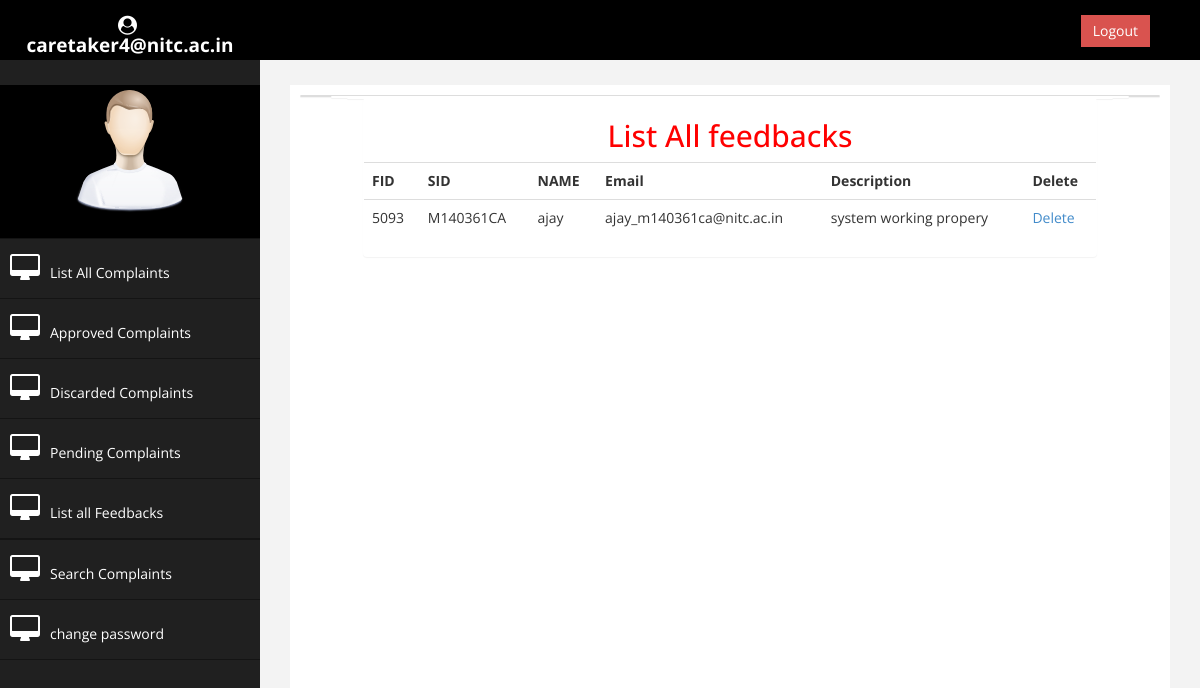
The page /caretaker/index.php?feedbackall (signed in) on the database its author committed.
### tables this page shows
CREATE TABLE `feedback` (
  `fid` int(25) NOT NULL,
  `sid` varchar(25) NOT NULL,
  `name` varchar(25) NOT NULL,
  `email` varchar(25) NOT NULL,
  `description` varchar(50) NOT NULL
);

### caretaker/index.php (the view, shortened to what this page needs)
<?php
include('../connection.php');
?>
<!DOCTYPE html>
<head>
    <link href="assets/css/bootstrap.css" rel="stylesheet" />
    <link href="assets/css/font-awesome.css" rel="stylesheet" />
    <link href="assets/js/morris/morris-0.4.3.min.css" rel="stylesheet" />
<link href="https://maxcdn.bootstrapcdn.com/font-awesome/4.7.0/css/font-awesome.min.css" rel="stylesheet" />
    <link href="assets/css/custom.css" rel="stylesheet" />
</head>
<body>
    <div id="wrapper">
        <nav class="navbar navbar-default navbar-cls-top " role="navigation" style="margin-bottom: 0">
            <div class="navbar-header">
                <a class="navbar-brand" href="index.html" style="background-color:black;font-size:19px;"><i class="fa fa-user-circle" aria-hidden="true">&nbsp;</i><?php echo $_SESSION['userMail'];?></a>
            </div>
        <div style="color: white;
            padding: 15px 50px 5px 50px;
            float: right;
            font-size: 16px;">
        <a href="logout.php" class="btn btn-danger square-btn-adjust">Logout</a> </div>
        </nav>
        <nav class="navbar-default navbar-side" role="navigation">
            <div class="sidebar-collapse">
                <ul class="nav" id="main-menu">
				    <li class="text-center">
                        <img src="assets/img/find_user.png" class="user-image img-responsive"/>
					</li>
                     <li>
                        <a  href="index.php?listall" id="listAll"><i class="fa fa-desktop fa-2x"></i>List All Complaints</a>
                    </li>
                    <li>
                         <a  href="index.php?approvedall" id="approvedAll"><i class="fa fa-desktop fa-2x"></i>Approved Complaints</a>
                    </li>
                    <li>
                        <a  href="index.php?discardall" id="discardAll"><i class="fa fa-desktop fa-2x"></i>Discarded Complaints</a>
                    </li>
                     <li>
                        <a  href="index.php?pendingall" id="pendingAll"><i class="fa fa-desktop fa-2x"></i>Pending Complaints</a>
                    </li>
                    <li>
                        <a  href="index.php?feedbackall" id="feedbackAll"><i class="fa fa-desktop fa-2x"></i>List all Feedbacks</a>
                    </li>
                     <li>
                       <li>
                        <a id="search" data-toggle="modal" data-target="#myModalab"><i class="fa fa-desktop fa-2x"></i>Search Complaints</a>
                    </li>
                    </li>
                    <li>
                        <a id="careAll" data-toggle="modal" data-target="#myModala"><i class="fa fa-desktop fa-2x"></i>change password</a>
                    </li>
                </ul>
            </div>
        </nav>
        <div id="page-wrapper" >
            <div id="page-inner">
            <div class="row">
                <div class="col-md-12 col-sm-12 col-xs-12">
                    <div class="panel panel-default">
 <div id="page-wrapper1" >
            <div id="page-inner1">
            <div class="row1">
                <div class="col-md-12 col-sm-12 col-xs-121">
 <div id="page-wrapper2" >
            <div id="page-inner2">
            <div class="row2">
                <div class="col-md-12 col-sm-12 col-xs-122">
                    <div class="panel panel-default2">
 <div id="page-wrapper3" >
            <div id="page-inner3">
            <div class="row3">
                <div class="col-md-12 col-sm-12 col-xs-123">
                    <div class="panel panel-default3">
 <div id="page-wrapper1" >
            <div id="page-inner1">
            <div class="row1">
                <div class="col-md-12 col-sm-12 col-xs-121">
                    <div class="panel panel-default1">
                                    <?php
                                        if(isset($_GET['feedbackall']))
                                        {
                                            $feedbackAll = "SELECT * FROM `feedback` WHERE 1";
                                            $result = $conn->query($feedbackAll);
                                              if($result->num_rows>0){
                                              		echo '<div class="panel-heading1">
                            <h2 align="center">List All feedbacks </h2>
                        </div>
                        <div class="panel-body1">
                            <div class="" id="feedbackAll">';
                                                     echo '<table class="table ">';
                                                    echo '<tr><th>FID</th>
                                                            <th>SID</th>
                                                             <th>NAME</th>
                                                             <th>Email</th>
                                                            <th>Description</th>
                                                            <th>Delete</th><tr>';
                                                    while($temp = $result->fetch_assoc()){
                                                         echo  '<tr><td>'.$temp['fid'].'</td>';
                                                        echo  '<td>'.$temp['sid'].'</td>';
                                                        echo  '<td>'.$temp['name'].'</td>';
                                                        echo  '<td>'.$temp['email'].'</td>';
                                                        echo  '<td>'.$temp['description'].'</td>';
                                                        echo  '<td><a href="index.php?deleteIdd='.$temp['fid'].'">Delete </a></td><tr>';
                                                                                                              }
                                                    echo '</table>';
                                                  } else{
                                                echo 'No Feedbacks is found ';
                                              }
                                        }
                                    ?>
                            </div>
                        </div>
                    </div>
                </div>
            </div>
    </div>
            </div>
        </div>
</body>
</html>

### caretaker/assets/css/custom.css (style rules this page uses)
body { font-family: 'Open Sans', sans-serif; }
#wrapper { width: 100%; background:#202020; }
#page-wrapper { padding: 15px 15px; min-height: 600px; background:#F3F3F3; }
#page-inner { width:100%; margin:10px 20px 10px 0px; background-color:#fff!important; padding:10px; min-height:1200px; }
.text-center { text-align:center; }
h2 { color: #f00; }
.square-btn-adjust { border: 0px solid transparent; -webkit-border-radius: 0px; -moz-border-radius: 0px; border-radius: 0px; }
.user-image { margin: 25px auto; -webkit-border-radius: 10px; -moz-border-radius: 10px; border-radius: 10px; max-height:170px; max-width:170px; }
.navbar-cls-top .navbar-brand { color: #fff; background: #C90000; width: 260px; text-align: center; height: 60px; font-size: 30px; font-weight: 700; }
.sidebar-collapse , .sidebar-collapse .nav { background:none; }
.sidebar-collapse .nav { padding:0; }
.sidebar-collapse .nav > li > a { color:#fff; background:#202020; text-shadow:none; }
.sidebar-collapse > .nav > li > a { padding:15px 10px; }
.sidebar-collapse > .nav > li { border-bottom: 1px solid rgba(107, 108, 109, 0.19); }
.navbar-side { border:none; background-color: #202020; }
.navbar-cls-top { background:#4D4D4D; border-bottom:none; }
.navbar-default { border:0px solid black; }
.navbar-header { background: #A70303; }
.nav > li > a > i { margin-right:10px; }
@media (min-width:768px) { #page-wrapper { margin: 0 0 0 260px; padding: 15px 30px; min-height: 1200px; } }
@media (min-width:768px) { .navbar-side { z-index: 1; position: absolute; width: 260px; } }
@media (min-width:768px) { .navbar { border-radius: 0px; } }

### caretaker/index.php (style rules this page uses)
.navbar { background-color: black; }
.navbar-header { background-color:black; }
.nav li { background-color:black; }

### rows shown on the page
feedback: fid "5093", sid "M140361CA", name "ajay", email "ajay_m140361ca@nitc.ac.in", description "system working propery"

### other values the page prints
$_SESSION['userMail'] "caretaker4@nitc.ac.in"
